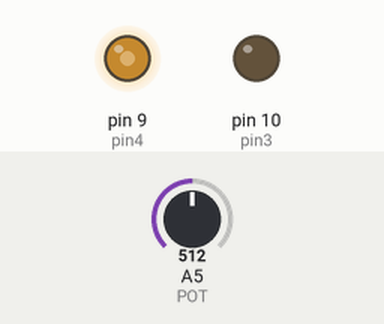
Recording of a sketch running on a simulated Arduino Uno, built with avr-gcc and run on an emulated ATmega328P. On the bench: output pins drawn as LEDs (lit = HIGH). Inputs (shaded band) come from the test bench; at power-on: A5 (POT) = 512.

Above: at 1.2 s.
1.3 s: A5 (POT) set to 716
At 2.1 s:
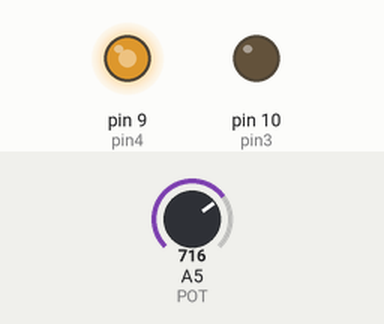
2.8 s: A5 (POT) set to 900
At 3.2 s:
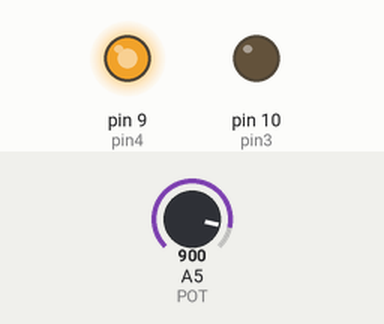
4.3 s: A5 (POT) set to 122
At 5.5 s:
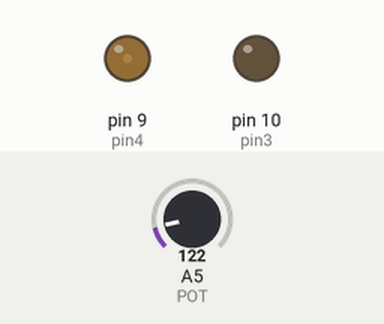
5.8 s: A5 (POT) set to 0
At 6.7 s:
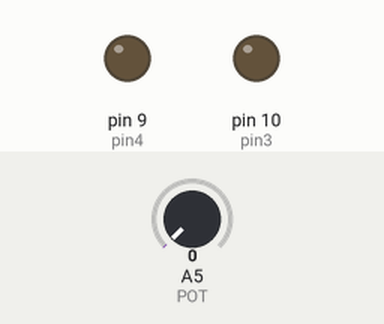
7.3 s: A5 (POT) set to 511
At 7.8 s:
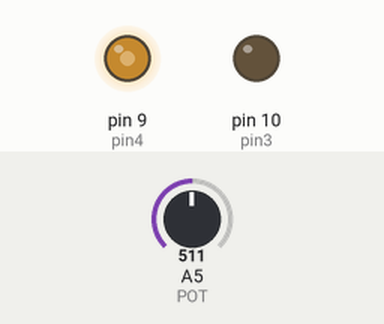
Timing chart, 0 to 9.8 s (numbered marks = the images above; inputs shaded):
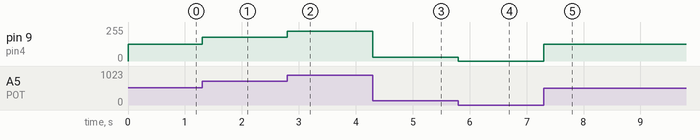

Measured:
- after the input at 1.3 s, pin 9 (pin4): 127/255 → 178/255 at once
- after the input at 2.8 s, pin 9 (pin4): 178/255 → 224/255 at once
- after the input at 4.3 s, pin 9 (pin4): 224/255 → 30/255 at once
- after the input at 5.8 s, pin 9 (pin4): 30/255 → 0/255 at once
- after the input at 7.3 s, pin 9 (pin4): 0/255 → 127/255 at once

The sketch:

controle_PWM_vel_Pot.ino
```cpp
const int pin4 = 9;
const int pin3 = 10;
const int POT = A5;

int valor = 0;

void setup() {
  Serial.begin(9600);

  pinMode(pin3, OUTPUT);
  pinMode(pin4, OUTPUT);
  pinMode(POT, INPUT);
  analogWrite(pin3, LOW);
  analogWrite(pin4, LOW);

}

void loop() {

  analogRead(POT);

  if(POT>0){
    analogWrite(pin3, LOW);

    valor = analogRead(POT);
    valor = map(valor,0,1023,0,255);
    analogWrite(pin4,valor);
    }
else{
      analogWrite(pin3, LOW);
      analogWrite(pin4, LOW);
      }
}
```
